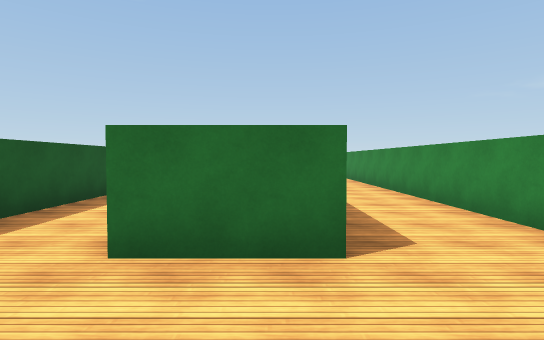
[1] (above)

24 first-person views from a walk through a Unity game level. The camera is 1.5 m above the floor, tilts 2° down and sees 80° across. The floor is counted in squares, 2 m on a side. Each view is taken from the middle of a square. On the plan, view 1 faces up. The plan holds only what a view shows up to about 11 squares ahead; the rest is blank. The place goes on beyond the plan. The player is left out. Surface patterns are stand-ins for the level's own textures.

[2]
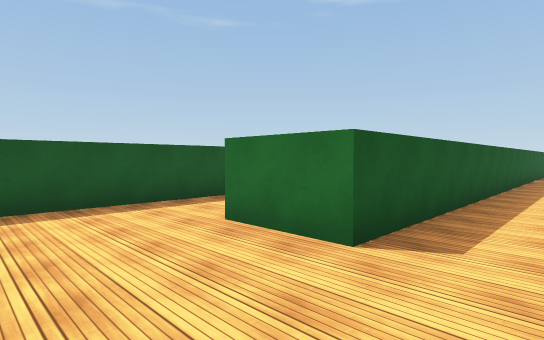

[3]
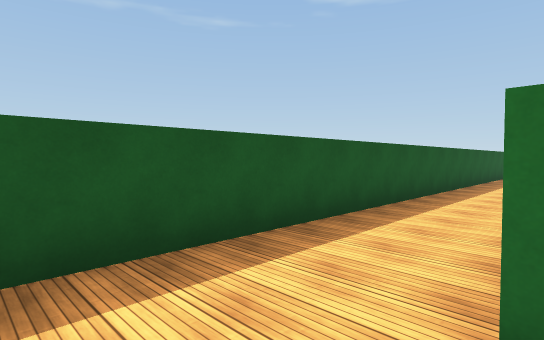

[4]
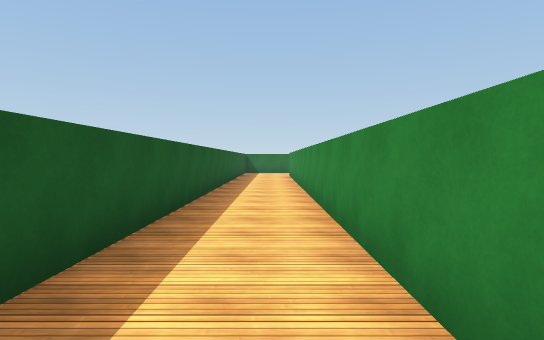

[5]
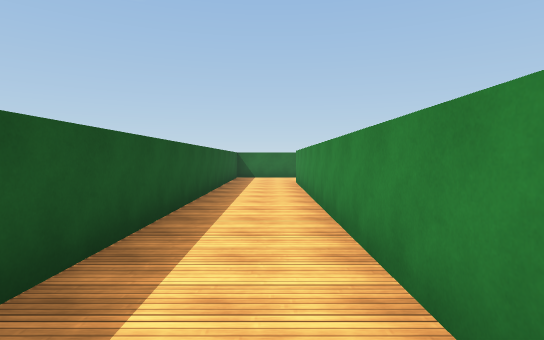

[6]
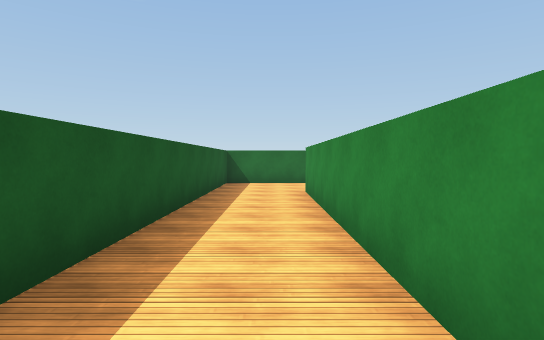

[7]
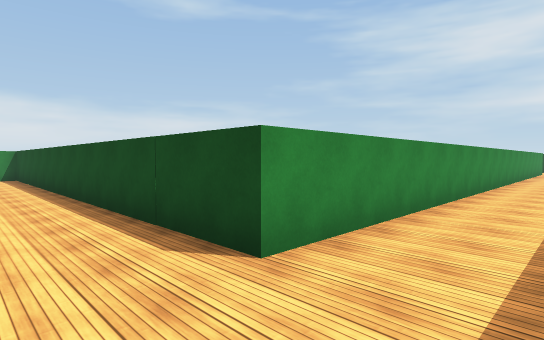

[8]
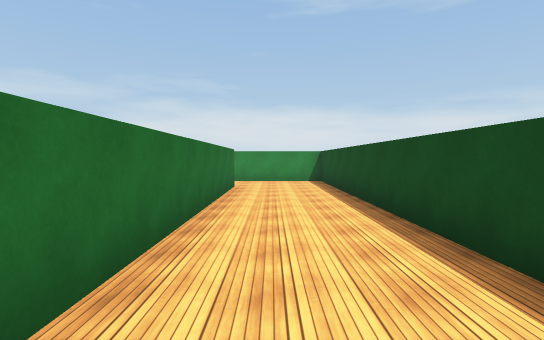

[9]
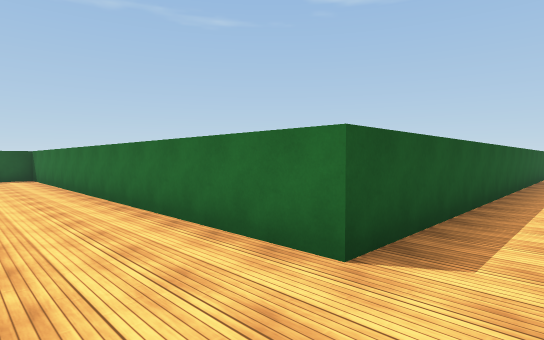

[10]
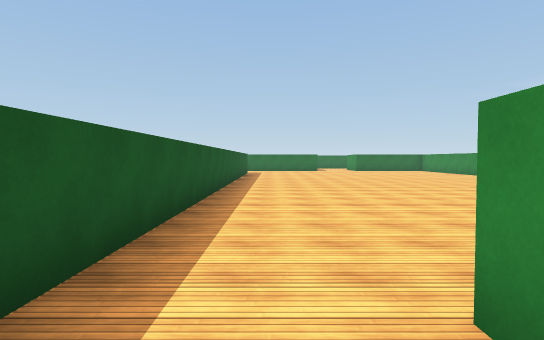

[11]
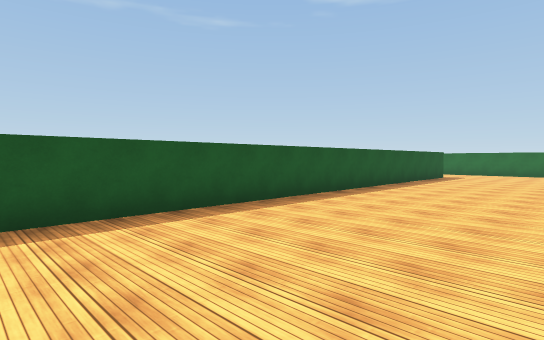

[12]
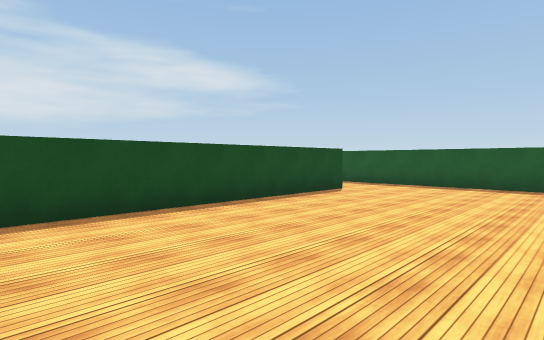

[13]
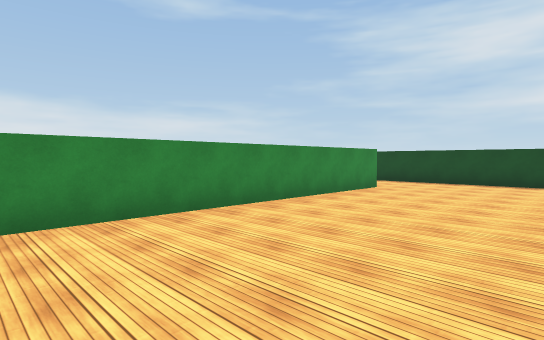

[14]
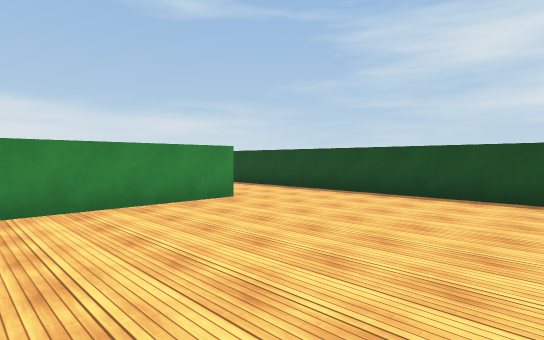

[15]
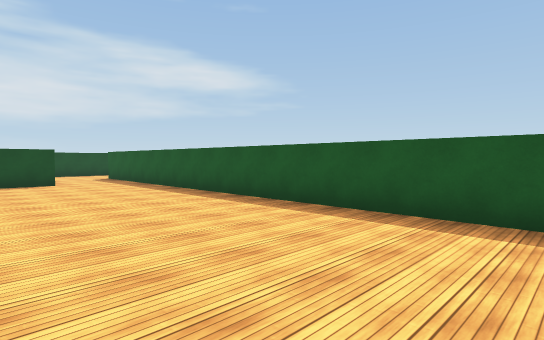

[16]
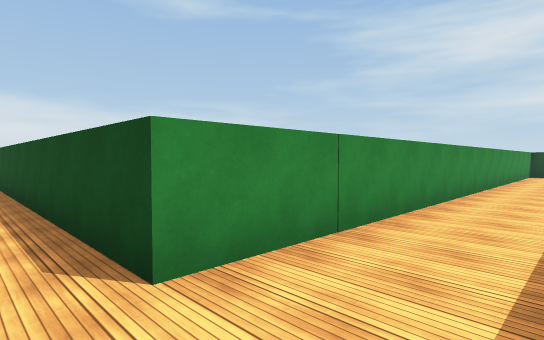

[17]
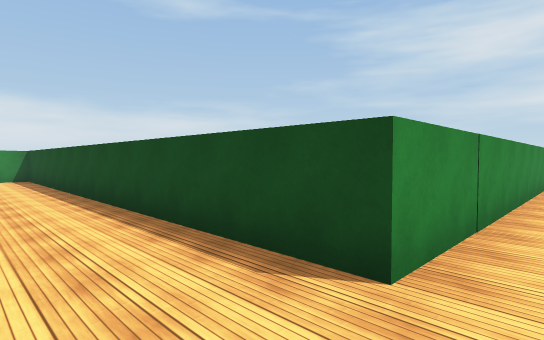

[18]
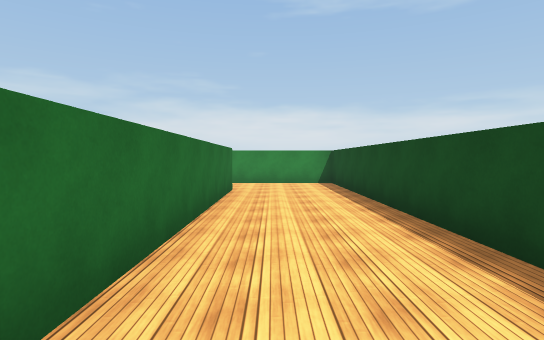

[19]
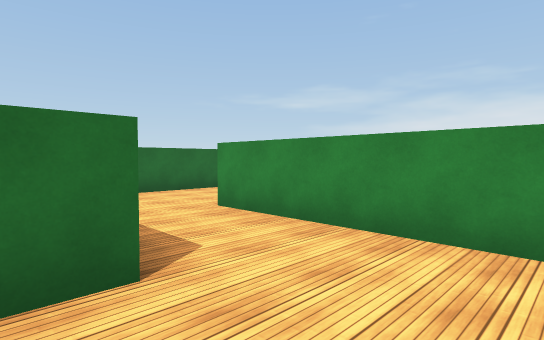

[20]
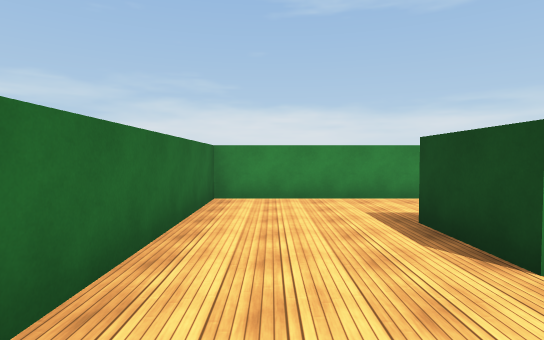

[21]
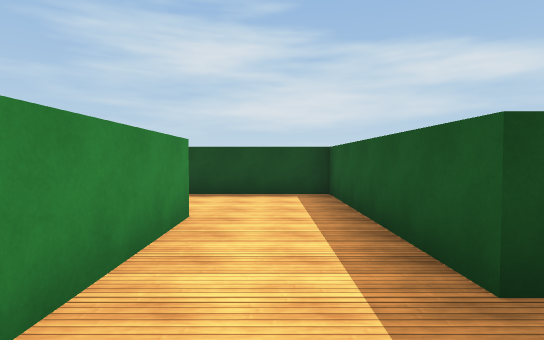

[22]
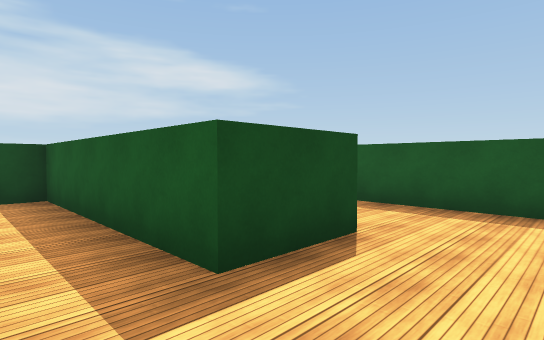

[23]
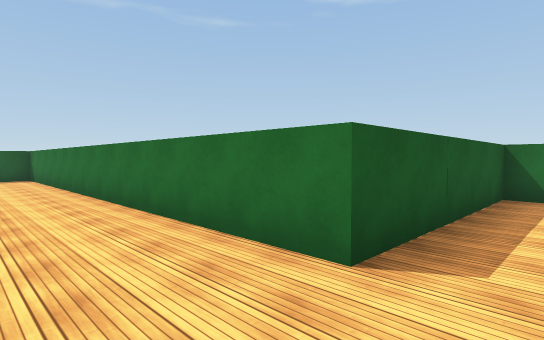

[24]
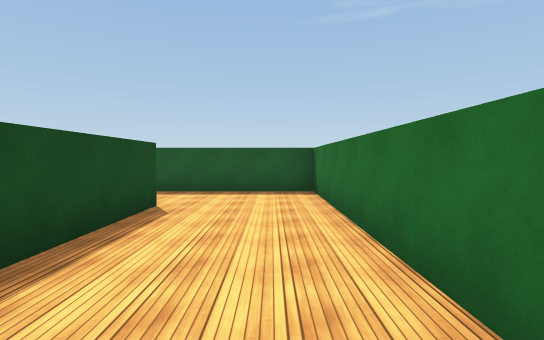

### Floor plan
Points are (right, up) in squares from view 1. A wall is a line through its corners. A room is listed if a view was taken in it or the views show most of it. See-through windows are left out.
Room 1 (views 1, 2, 3, 4, 5, 6, 7, 8, 9, 10, 11, 12, 13, 14, 15, 16, 17, 18, 19, 20, 23, 24)
walls: (10.9, 25) (10.9, 25.4) (21.5, 25.4); (14.5, 23) (12.8, 23) (12.8, 18) (0.6, 18) (0.6, 2.4) (-1.2, 2.4); (19.1, 27.9) (19.1, 35.8); (8.7, 36.5) (8.7, 23) (-3.4, 23) (-3.4, 0.4); (-1.2, 6.9) (-1.2, 20.4) (10.9, 20.4) (10.9, 23.2); (2.8, 2.2) (2.8, 15.2) (15.1, 15.2) (15.1, 20.4)
ways out: opening at (15.5, 21.5) to room 2
Room 2 (views 21, 22)
walls: (15.1, 20.4) (16.8, 20.4) (16.8, 15.2) (18.6, 15.2); (19.1, 17.8) (19.1, 23) (14.5, 23)
ways out: opening at (15.5, 21.5) to room 1; opening at (19.5, 16.5)

Positions as (right, up) in squares from view 1, and headings:
1: (0, 0), facing up
2: (2, 0), facing up-left
3: (-1, 1), facing up-left
4: (-2, 6), facing up
5: (-2, 10), facing up
6: (-2, 13), facing up
7: (-3, 22), facing down-right
8: (0, 22), facing right
9: (10, 21), facing up-left
10: (10, 24), facing up
11: (13, 27), facing up-left
12: (18, 30), facing down-left
13: (15, 36), facing down-right
14: (14, 32), facing down-right
15: (13, 36), facing down-left
16: (1, 16), facing down-right
17: (2, 17), facing down-right
18: (5, 17), facing right
19: (12, 16), facing up-right
20: (13, 22), facing right
21: (18, 22), facing down
22: (18, 22), facing down-left
23: (14, 16), facing up-left
24: (8, 17), facing left
